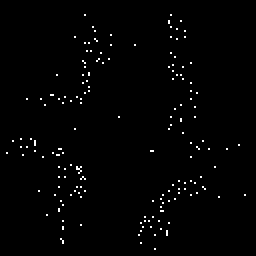
#> input picture imgs/05_state_of_the_art/geo_isms/radar_detections.png, 128 x 128 px (shown 2 times larger)
$ python build_invSeMo_r_dataset.py   (older library calls are emulated)
#> lines starting #> are read from the running program, lines starting #| are printed output that depends on the picture; after the words box and inside, x2 and y2 are one past the last pixel; in counts of white or black regions, pixels touching at a corner belong together
import numpy as np
import matplotlib.pyplot as plt
from scipy.stats import norm
import scipy.misc
from PIL import Image
import sys
plt.close("all")

def rayCastingImg(X):
    '''This method assumes a polar sensor model as generator for the provided
    point cloud. The function computes an image of the occupancy around the
    sensor.
    The image is intialized with all pixel being unkown (0).
    Afterwards, for each point in the cloud, a line from the center is computed.
    All points in between the center and the end point are marked as unoccupied
    (-1) while the end point is marked as occupied (1).
    inputs:
        X: sensorImg
    '''
    occImg = np.zeros(X.shape[:-1]+(1,))
    occImg[np.where(X[...,0] == 1)] = 1.0

    # compute the scale factors according to the angular cummulative distribution
    dPhi = 0.5 # [deg]
    varPhi = 20 # [deg]
    phiMax = 5 # [deg]
    Phi = np.arange(-phiMax-dPhi/2,phiMax+dPhi/2,dPhi) # [deg]
    cdf = norm.cdf(Phi,scale=varPhi)
    scales = cdf[1:]-cdf[:-1]

    Phi = np.arange(-phiMax,phiMax,dPhi)/180*np.pi # [rad]

    # parameters of the normal distribution around the detection
    var = .1 # [m]
    pO = 1.0
    pF = -1.0

    for itX, x in enumerate(X):
        # find position of center point
        centerPos = np.zeros((2,1))
        centerPos[:,0] = np.asarray(x.shape[-3:-1])/2

        # find position of detections
        statPos = np.asarray(np.where(x[...,0] == 1))
        dynaPos = np.asarray(np.where(x[...,1] == 1))

        # put all detections together and transform them into vehicle coordinates
        detectPos = np.append(statPos,dynaPos,axis=1) - centerPos - 0.5

        for it in range(detectPos.shape[1]):
            # compute distance from center to end point
            dist = np.linalg.norm(detectPos[:,it])

            # compute cone line for angle deviation from middle line dAngle along x axis
            line = np.zeros((2,int(np.ceil(2*dist + 4*var))))
            line[0,:] = np.arange(0,line.shape[1]/2,1/2)

            # compute 1D inverse sensor model logits
            logits = invSeMo_1D(line[0,:],dist,var,pO,pF)
            print(np.max(logits))

            for itPhi, phi in enumerate(Phi):
                # rotate line to end at end point
                angle_rad = np.arctan2(detectPos[1,it], detectPos[0,it]) + phi
                occImg[itX,...] = rotateLineAndAsignFreeSpace(line,scales[itPhi]*logits,centerPos,angle_rad,occImg[itX,...])

        print( "\r{}%".format(int( (itX+1)/X.shape[0] * 100)),end="")
        sys.stdout.flush()

    print("\n")

    return occImg

def rotateLineAndAsignFreeSpace(line,logits,centerPos,angle,occImg):

    R = np.matrix([ [np.cos(angle), -np.sin(angle)], [np.sin(angle), np.cos(angle)] ])
    line = R * line

    # convert line to image coordinates
    line_IC = line + centerPos

    # convert line to image indices
    line_IC_Idx = np.ceil(line_IC).astype(int)

    # filter out all indices outside the image boundaries
    correctImageIdx = np.multiply( np.multiply( (line_IC_Idx[0,:] >= 0.0), (line_IC_Idx[0,:] < occImg.shape[0]) ),
                                   np.multiply( (line_IC_Idx[1,:] >= 0.0), (line_IC_Idx[1,:] < occImg.shape[1]) ) )

    correctImageIdx = np.asarray(correctImageIdx)
    line_IC_Idx = line_IC_Idx[:,correctImageIdx[0,:]]
    logits = logits[correctImageIdx[0,:]]

    # before setting all points along the line to unoccupied, check wether
    # occupied point is in the way
    collisionIdx = np.where(occImg[line_IC_Idx[0,:],line_IC_Idx[1,:]] <= 0.0)

    if (len(collisionIdx)>=2):
        if (collisionIdx[1].size):
            line_IC_Idx = line_IC_Idx[:,collisionIdx[1][:]]
            logits = logits[collisionIdx[1][:]]

    # update occupancy image
    occIdx = (occImg==1)
    occImg[line_IC_Idx[0,:],line_IC_Idx[1,:],0] += logits
    occImg = np.clip(occImg,-1,1)
    occImg[occIdx] = 1

    return occImg

def invSeMo_1D(x,mean,var,pO,pF):
    '''
        Defines an inverse sensor model with peak at (mean,pO)
        and minimum at (mean-3*var,pF) by a 5th degree polynom
    '''
    # define the x coordinates of the polynom's extrema
    x1, x2, x3 = [mean-3*var,mean,mean+3*var]

    # define the y coordinates of the polynom's extrema and their derivatives
    Y = np.transpose(np.array([[pF,pO,0.0,0,0,0]]))

    # define the data matrix
    X = np.array([[x1**5, x1**4, x1**3, x1**2, x1, 1],
                  [x2**5, x2**4, x2**3, x2**2, x2, 1],
                  [x3**5, x3**4, x3**3, x3**2, x3, 1],
                  [5*x1**4, 4*x1**3, 3*x1**2, 2*x1**1, 1, 0],
                  [5*x2**4, 4*x2**3, 3*x2**2, 2*x2**1, 1, 0],
                  [5*x3**4, 4*x3**3, 3*x3**2, 2*x3**1, 1, 0]])

    # solve the linear equation Y = X*A <=> X^-1 * Y = A
    A  = np.matmul( np.linalg.inv(X), Y)

    # evaluate the polynom at x
    y = A[0]*x**5 + A[1]*x**4 + A[2]*x**3 + A[3]*x**2 + A[4]*x + A[5]
    y[x<x1] = pF
    y[x>x3] = 0.0
    return y

def pol2cart(rho, phi):
    x = rho * np.cos(phi)
    y = rho * np.sin(phi)
    return(x, y)


print("load image")
tmp = np.array(Image.open("radar_detections.png"))[...,0]
#> tmp: shape (128, 128); 1.1% white in thin lines or dots, all inside (x1, y1, x2, y2) = (3, 7, 123, 125)
radar_detections = np.zeros((1,128,128,2))
# radar_detections[0,:,:,0] = tmp/255
occIdx = np.where(tmp > 128)
#> occIdx = 187 positions, rows 7 to 124, columns 3 to 122

iThOccPx = 100
radar_detections[0,occIdx[0][iThOccPx],occIdx[1][iThOccPx],0] = 1
#radar_detections = np.reshape(radar_detections,(1,)+radar_detections.shape+(1,))/255

print("compute inverse sensor models")
radar_ism = rayCastingImg(radar_detections)[0,:,:,0]
radar_ism = (radar_ism+1)/2 # transform range [-1,1] -> [0,1]

print("plot results")
plt.figure()
plt.subplot(1,2,1)
plt.imshow(radar_detections[0,:,:,0])
plt.subplot(1,2,2)
plt.imshow(radar_ism,cmap="gray")
plt.show()
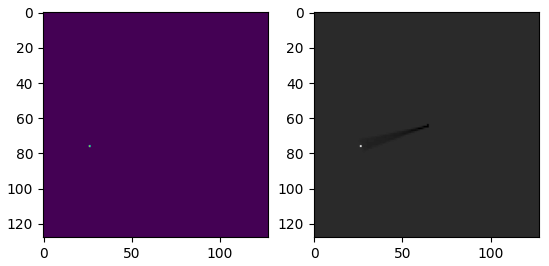
#> figure drawn by matplotlib, 2 panels

# [6 lines of commented-out code are left out]
